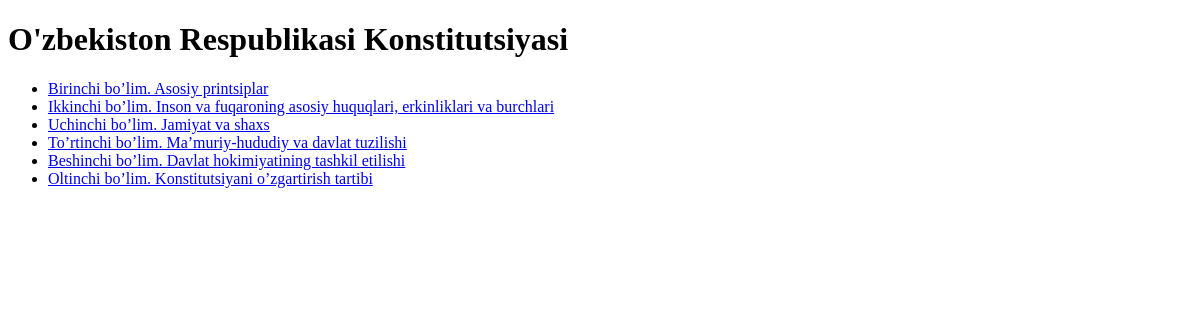
The page / on the database its author committed.
### constutionapp/models.py (models this page shows, shortened)
class Section(models.Model):  # Bo'lim
    title = models.CharField(max_length=255)
    description = models.TextField(blank=True, null=True)

### constutionapp/views.py (the view)
# urls.py: path('', views.index, name='index'),  # Bosh sahifa
def index(request):
    sections = Section.objects.all()
    return render(request, 'constitution/index.html', {'sections': sections})

### constutionapp/templates/constitution/index.html
{% extends 'constitution/base.html' %}
{% block content %}
<h1>O'zbekiston Respublikasi Konstitutsiyasi</h1>
<ul>
    {% for section in sections %}
        <li><a href="{% url 'section_detail' section.id %}">{{ section.title }}</a></li>
    {% endfor %}
</ul>
{% endblock %}

### constutionapp/templates/constitution/base.html (shortened to what this page needs)
<!DOCTYPE html>
<html lang="uz">
<head>
    {% load static %}
    <link rel="stylesheet" href="{% static 'css/style.css' %}">
</head>
<body>
    <div class="container">
        {% block content %}
        {% endblock %}
    </div>
</body>
</html>

### rows shown on the page
Section: title "Birinchi bo’lim. Asosiy printsiplar"
Section: title "Ikkinchi bo’lim. Inson va fuqaroning asosiy huquqlari, erkinliklari va burchlari"
Section: title "Uchinchi bo’lim. Jamiyat va shaxs"
Section: title "To’rtinchi bo’lim. Ma’muriy-hududiy va davlat tuzilishi"
Section: title "Beshinchi bo’lim. Davlat hokimiyatining tashkil etilishi"
Section: title "Oltinchi bo’lim. Konstitutsiyani o’zgartirish tartibi"
